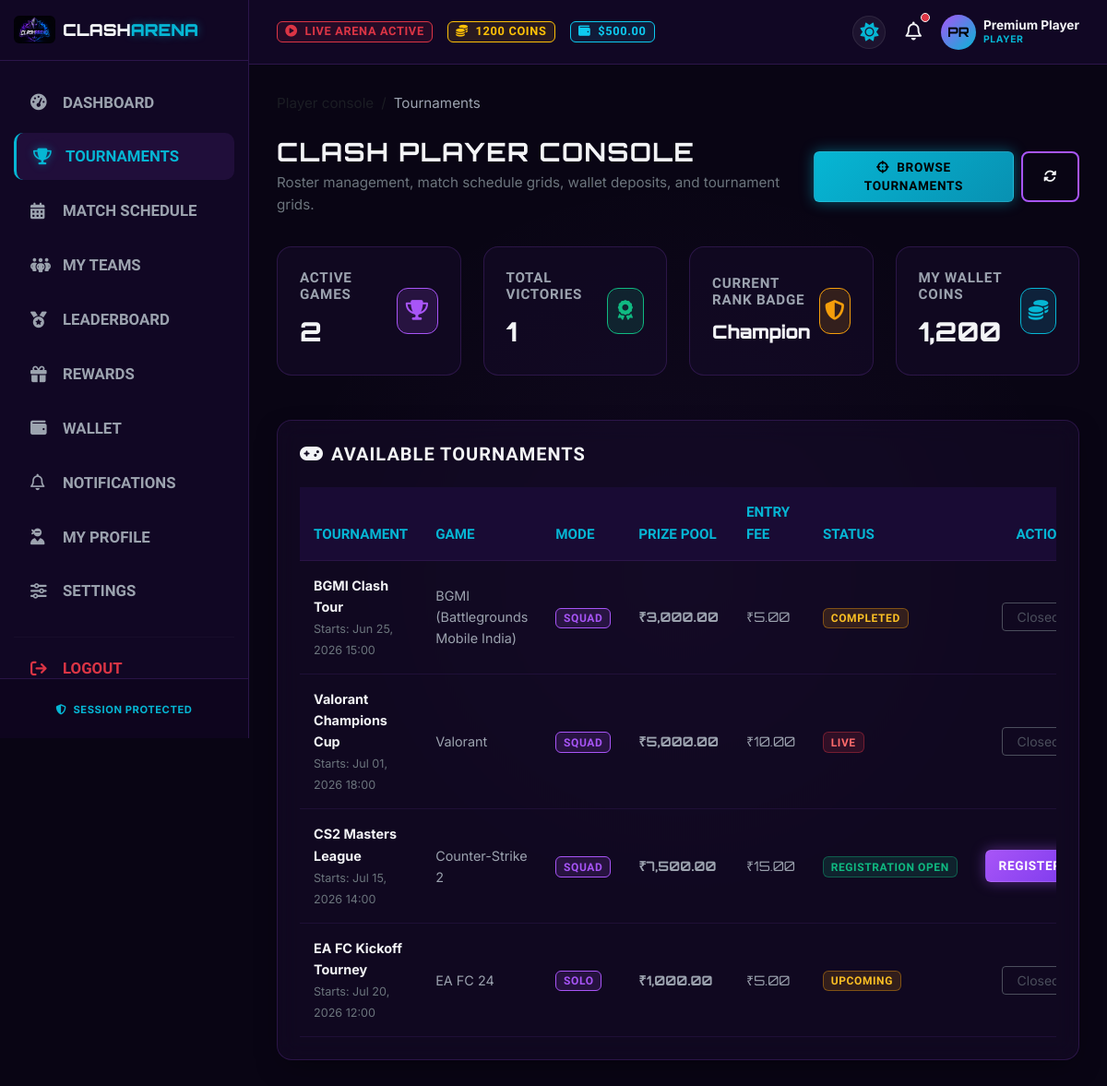
The app's page /user/dashboard.php?tab=tournaments (signed in) with its own data.
### tables this page shows
CREATE TABLE `wallets` (
    `id` INT AUTO_INCREMENT PRIMARY KEY,
    `user_id` INT NOT NULL,
    `balance` DECIMAL(10, 2) DEFAULT 0.00,
    `coins` INT DEFAULT 0,
    `updated_at` TIMESTAMP DEFAULT CURRENT_TIMESTAMP ON UPDATE CURRENT_TIMESTAMP,
    FOREIGN KEY (`user_id`) REFERENCES `users`(`id`) ON DELETE CASCADE
);

CREATE TABLE `leaderboard` (
    `id` INT AUTO_INCREMENT PRIMARY KEY,
    `user_id` INT DEFAULT NULL,
    `team_id` INT DEFAULT NULL,
    `game_id` INT NOT NULL,
    `points` INT DEFAULT 0,
    `wins` INT DEFAULT 0,
    `kills` INT DEFAULT 0,
    `matches_played` INT DEFAULT 0,
    `win_rate` DECIMAL(5, 2) DEFAULT 0.00,
    `badge` VARCHAR(100) DEFAULT 'Novice',
    `updated_at` TIMESTAMP DEFAULT CURRENT_TIMESTAMP ON UPDATE CURRENT_TIMESTAMP,
    FOREIGN KEY (`user_id`) REFERENCES `users`(`id`) ON DELETE CASCADE,
    FOREIGN KEY (`team_id`) REFERENCES `teams`(`id`) ON DELETE CASCADE,
    FOREIGN KEY (`game_id`) REFERENCES `games`(`id`) ON DELETE CASCADE
);

CREATE TABLE `tournaments` (
    `id` INT AUTO_INCREMENT PRIMARY KEY,
    `game_id` INT NOT NULL,
    `name` VARCHAR(150) NOT NULL,
    `type` ENUM('solo', 'duo', 'squad', 'clan') DEFAULT 'solo',
    `status` ENUM('upcoming', 'registration_open', 'live', 'completed', 'cancelled') DEFAULT 'upcoming',
    `start_date` DATETIME NOT NULL,
    `max_participants` INT DEFAULT 16,
    `prize_pool` DECIMAL(10, 2) DEFAULT 0.00,
    `entry_fee` DECIMAL(10, 2) DEFAULT 0.00,
    `winner_id` INT DEFAULT NULL,
    `created_at` TIMESTAMP DEFAULT CURRENT_TIMESTAMP,
    FOREIGN KEY (`game_id`) REFERENCES `games`(`id`) ON DELETE CASCADE,
    FOREIGN KEY (`winner_id`) REFERENCES `users`(`id`) ON DELETE SET NULL
);

CREATE TABLE `games` (
    `id` INT AUTO_INCREMENT PRIMARY KEY,
    `name` VARCHAR(100) NOT NULL,
    `slug` VARCHAR(100) UNIQUE NOT NULL,
    `banner_url` VARCHAR(255) DEFAULT '',
    `rules` TEXT,
    `entry_fee` DECIMAL(10, 2) DEFAULT 0.00,
    `prize_pool` DECIMAL(10, 2) DEFAULT 0.00,
    `max_teams` INT DEFAULT 16,
    `created_at` TIMESTAMP DEFAULT CURRENT_TIMESTAMP
);

### user/dashboard.php (the view, shortened to what this page needs)
<?php
require_once __DIR__ . '/../config/db.php';
$user_id = $_SESSION['user_id'];
$activeTournamentsCount = 0;
$totalWinsCount = 0;
$currentPlayerRank = 'Unranked';
$walletCoins = 0;
try {
    $stmtActT = $pdo->prepare("SELECT COUNT(DISTINCT tr.tournament_id)
                               FROM `tournament_registrations` tr
                               JOIN `tournaments` t ON tr.tournament_id = t.id
                               WHERE tr.user_id = :uid AND t.status IN ('live', 'registration_open')");
    $stmtActT->execute(['uid' => $user_id]);
    $activeTournamentsCount = $stmtActT->fetchColumn();
    $stmtWins = $pdo->prepare("SELECT COUNT(*) FROM `tournaments` WHERE `winner_id` = :uid");
    $stmtWins->execute(['uid' => $user_id]);
    $totalWinsCount = $stmtWins->fetchColumn();
    $stmtRank = $pdo->prepare("SELECT badge FROM `leaderboard` WHERE `user_id` = :uid LIMIT 1");
    $stmtRank->execute(['uid' => $user_id]);
    $rankBadge = $stmtRank->fetchColumn();
    if ($rankBadge) {
        $currentPlayerRank = $rankBadge;
    }
    $stmtWall = $pdo->prepare("SELECT balance, coins FROM `wallets` WHERE `user_id` = :uid");
    $stmtWall->execute(['uid' => $user_id]);
    $wall = $stmtWall->fetch();
    if ($wall) {
        $walletCoins = $wall['coins'];
    }
} catch (PDOException $e) {
}
include_once __DIR__ . '/../includes/header.php';
?>
<div class="dashboard-content">
    <nav aria-label="breadcrumb" class="mb-4">
        <ol class="breadcrumb">
            <li class="breadcrumb-item text-muted">Player console</li>
            <li class="breadcrumb-item active" aria-current="page">
                <?php echo $tab ? ucfirst(htmlspecialchars($tab)) : 'Overview'; ?>
            </li>
        </ol>
    </nav>
    <div class="d-flex align-items-center justify-content-between mb-4 pb-2">
        <div>
            <h1 class="fw-bold fs-3 text-adaptive mb-1 font-display">Clash Player Console</h1>
            <p class="text-secondary mb-0">Roster management, match schedule grids, wallet deposits, and tournament grids.</p>
        </div>
        <div class="d-flex gap-2">
            <a href="dashboard.php?tab=tournaments" class="btn btn-gaming-cyan btn-sm"><i class="fa-solid fa-crosshairs me-2"></i>Browse Tournaments</a>
            <button class="btn btn-gaming-outline btn-sm" onclick="window.location.reload();"><i class="fa-solid fa-rotate"></i></button>
        </div>
    </div>
    <div class="row g-4 mb-5">
        <div class="col-md-6 col-lg-3">
            <div class="stat-card">
                <div class="stat-card-info">
                    <h3>Active Games</h3>
                    <p class="font-display"><?php echo intval($activeTournamentsCount); ?></p>
                </div>
                <div class="stat-card-icon primary"><i class="fa-solid fa-trophy"></i></div>
            </div>
        </div>
        <div class="col-md-6 col-lg-3">
            <div class="stat-card">
                <div class="stat-card-info">
                    <h3>Total Victories</h3>
                    <p class="font-display"><?php echo intval($totalWinsCount); ?></p>
                </div>
                <div class="stat-card-icon success"><i class="fa-solid fa-award"></i></div>
            </div>
        </div>
        <div class="col-md-6 col-lg-3">
            <div class="stat-card">
                <div class="stat-card-info">
                    <h3>Current Rank Badge</h3>
                    <p class="font-display" style="font-size: 1.25rem; font-weight: 900; margin-top: 10px;"><?php echo htmlspecialchars($currentPlayerRank); ?></p>
                </div>
                <div class="stat-card-icon warning"><i class="fa-solid fa-shield-halved"></i></div>
            </div>
        </div>
        <div class="col-md-6 col-lg-3">
            <div class="stat-card">
                <div class="stat-card-info">
                    <h3>My Wallet Coins</h3>
                    <p class="font-display"><?php echo number_format($walletCoins); ?></p>
                </div>
                <div class="stat-card-icon secondary"><i class="fa-solid fa-coins"></i></div>
            </div>
        </div>
    </div>
    <?php if ($tab === 'tournaments'): ?>
        <?php
        $allTournaments = [];
        try {
            $stmtAllT = $pdo->query("SELECT t.*, g.name as game_name, g.rules as game_rules FROM `tournaments` t JOIN `games` g ON t.game_id = g.id ORDER BY t.start_date ASC");
            $allTournaments = $stmtAllT->fetchAll();
        } catch (PDOException $e) {}
        ?>
        <div class="glass-card p-4">
            <h5 class="fw-bold text-adaptive mb-4 font-game"><i class="fa-solid fa-gamepad text-accent-cyan me-2"></i>Available Tournaments</h5>
            <div class="table-responsive">
                <table class="table align-middle mb-0 table-gaming">
                    <thead>
                        <tr>
                            <th>Tournament</th>
                            <th>Game</th>
                            <th>Mode</th>
                            <th>Prize Pool</th>
                            <th>Entry Fee</th>
                            <th>Status</th>
                            <th class="text-end">Actions</th>
                        </tr>
                    </thead>
                    <tbody>
                        <?php if (!empty($allTournaments)): ?>
                            <?php foreach ($allTournaments as $tour): ?>
                                <tr>
                                    <td>
                                        <div class="fw-bold text-adaptive"><?php echo htmlspecialchars($tour['name']); ?></div>
                                        <small class="text-secondary">Starts: <?php echo date('M d, Y H:i', strtotime($tour['start_date'])); ?></small>
                                    </td>
                                    <td><?php echo htmlspecialchars($tour['game_name']); ?></td>
                                    <td><span class="badge badge-badge"><?php echo htmlspecialchars($tour['type']); ?></span></td>
                                    <td class="text-warning fw-bold font-display">₹<?php echo number_format($tour['prize_pool'], 2); ?></td>
                                    <td class="text-accent-cyan font-display"><?php echo $tour['entry_fee'] > 0 ? '₹' . number_format($tour['entry_fee'], 2) : 'FREE'; ?></td>
                                    <td>
                                         <?php
                                         $statusClass = 'badge-superadmin';
                                         $statusText = str_replace('_', ' ', $tour['status']);
                                         if ($tour['status'] === 'live') {
                                             $statusClass = 'badge-superadmin';
                                         } elseif ($tour['status'] === 'registration_open') {
                                             $statusClass = 'badge-completed';
                                         } else {
                                             $statusClass = 'badge-admin';
                                         }
                                         ?>
                                         <span class="badge <?php echo $statusClass; ?> font-game" style="text-transform: uppercase;">
                                             <?php echo htmlspecialchars($statusText); ?>
                                         </span>
                                     </td>
                                    <td class="text-end">
                                        <?php if ($tour['status'] === 'registration_open'): ?>
                                            <button class="btn btn-gaming-purple btn-sm py-1 px-3" data-bs-toggle="modal" data-bs-target="#registerModal<?php echo $tour['id']; ?>">
                                                Register
                                            </button>
                                        <?php else: ?>
                                            <button class="btn btn-outline-secondary btn-sm py-1 px-3" disabled>Closed</button>
                                        <?php endif; ?>
                                    </td>
                                </tr>
                            <?php endforeach; ?>
                        <?php else: ?>
                            <tr>
                                <td colspan="7" class="text-center text-secondary py-4">No leagues found.</td>
                            </tr>
                        <?php endif; ?>
                    </tbody>
                </table>
            </div>
        </div>
    <?php endif; ?>
</div>
<?php
include_once __DIR__ . '/../includes/footer.php';
?>

### includes/header.php (shortened to what this page needs)
<?php
require_once __DIR__ . '/../config/db.php';
$user_id = $_SESSION['user_id'] ?? 0;
$user_name = $_SESSION['user_name'] ?? 'User';
$user_role = $_SESSION['user_role'] ?? 'customer';
$display_role = $user_role;
if ($user_role === 'customer') {
    $display_role = 'player';
}
$is_localhost = ($_SERVER['HTTP_HOST'] === 'localhost' || $_SERVER['HTTP_HOST'] === '127.0.0.1');
$basePath = $is_localhost ? '/final' : '';
$wallet_balance = 0.00;
$wallet_coins = 0;
try {
    $stmtWallet = $pdo->prepare("SELECT balance, coins FROM `wallets` WHERE `user_id` = :uid");
    $stmtWallet->execute(['uid' => $user_id]);
    $wallet = $stmtWallet->fetch();
    if ($wallet) {
        $wallet_balance = $wallet['balance'];
        $wallet_coins = $wallet['coins'];
    }
} catch (PDOException $e) {
}
$unreadCount = 0;
try {
    $stmtUnread = $pdo->prepare("SELECT COUNT(*) FROM `notifications` WHERE `user_id` = :uid AND `is_read` = 0");
    $stmtUnread->execute(['uid' => $user_id]);
    $unreadCount = $stmtUnread->fetchColumn();
} catch (PDOException $e) {
}
?>
<!DOCTYPE html>
<html lang="en">
<head>
    <link href="https://cdn.jsdelivr.net/npm/bootstrap@5.3.3/dist/css/bootstrap.min.css" rel="stylesheet">
    <link rel="stylesheet" href="https://cdnjs.cloudflare.com/ajax/libs/font-awesome/6.6.0/css/all.min.css" />
    <link rel="stylesheet" href="<?php echo $basePath; ?>/assets/css/styles.css">
</head>
<body>
    <div class="dashboard-wrapper">
        <?php include_once __DIR__ . '/sidebar.php'; ?>
        <main class="dashboard-main">
            <header class="dashboard-header">
                <div class="d-flex align-items-center">
                    <div class="d-none d-md-flex align-items-center gap-3">
                        <span class="badge bg-danger bg-opacity-10 text-danger border border-danger border-opacity-20 font-game" style="font-size: 0.8rem;">
                            <i class="fa-solid fa-circle-play me-1"></i> Live Arena Active
                        </span>
                        <?php if ($user_role === 'customer'): ?>
                            <span class="badge bg-warning bg-opacity-10 text-warning border border-warning border-opacity-20 font-game" style="font-size: 0.8rem;">
                                <i class="fa-solid fa-coins me-1"></i> <?php echo intval($wallet_coins); ?> Coins
                            </span>
                            <span class="badge bg-info bg-opacity-10 text-info border border-info border-opacity-20 font-game" style="font-size: 0.8rem;">
                                <i class="fa-solid fa-wallet me-1"></i> $<?php echo number_format($wallet_balance, 2); ?>
                            </span>
                        <?php endif; ?>
                    </div>
                </div>
                <div class="d-flex align-items-center gap-3">
                    <button class="theme-toggle-btn shadow-none" type="button" aria-label="Toggle Theme">
                        <i class="fa-solid fa-sun"></i>
                    </button>
                    <div class="dropdown">
                        <button class="btn btn-link text-adaptive p-1 position-relative shadow-none" type="button" data-bs-toggle="dropdown" aria-expanded="false">
                            <i class="fa-regular fa-bell fs-5"></i>
                            <?php if ($unreadCount > 0): ?>
                                <span class="position-absolute top-0 start-100 translate-middle p-1 bg-danger border border-light rounded-circle"></span>
                            <?php endif; ?>
                        </button>
                    </div>
                    <div class="dropdown">
                        <button class="btn btn-link text-decoration-none text-adaptive d-flex align-items-center gap-2 p-0 border-0 shadow-none" type="button" data-bs-toggle="dropdown" aria-expanded="false">
                            <div class="rounded-circle d-flex align-items-center justify-content-center fw-bold font-display" style="width: 38px; height: 38px; font-size: 0.9rem; background: linear-gradient(135deg, var(--accent-purple) 0%, var(--accent-cyan) 100%); color: #000000;">
                                <?php echo strtoupper(substr($user_name, 0, 2)); ?>
                            </div>
                            <div class="text-start d-none d-lg-block">
                                <div class="fw-bold fs-7 lh-1 mb-1 text-adaptive" style="font-size: 0.85rem;"><?php echo htmlspecialchars($user_name); ?></div>
                                <div class="text-secondary text-uppercase lh-1" style="font-size: 0.65rem; font-weight: 700; letter-spacing: 0.05em; color: var(--accent-cyan) !important;"><?php echo htmlspecialchars($display_role); ?></div>
                            </div>
                        </button>
                    </div>
                </div>
            </header>

### records on screen
wallets: coins "1200", balance "500.00", coins "1,200"
leaderboard: badge "Champion"
tournaments: name "BGMI Clash Tour", start_date "Jun 25, 2026 15:00", game.name "BGMI (Battlegrounds Mobile India)", type "SQUAD", prize_pool "3,000.00", entry_fee "5.00", status "COMPLETED", shows "Closed"
tournaments: name "Valorant Champions Cup", start_date "Jul 01, 2026 18:00", game.name "Valorant", type "SQUAD", prize_pool "5,000.00", entry_fee "10.00", status "LIVE", shows "Closed"
tournaments: name "CS2 Masters League", start_date "Jul 15, 2026 14:00", game.name "Counter-Strike 2", type "SQUAD", prize_pool "7,500.00", entry_fee "15.00", status "REGISTRATION OPEN"
tournaments: name "EA FC Kickoff Tourney", start_date "Jul 20, 2026 12:00", game.name "EA FC 24", type "SOLO", prize_pool "1,000.00", entry_fee "5.00", status "UPCOMING", shows "Closed"

### other values on screen
substr($user_name, 0, 2) "PR"
$user_name "Premium Player"
$display_role "PLAYER"
$tab "Tournaments"
$activeTournamentsCount "2"
$totalWinsCount "1"
